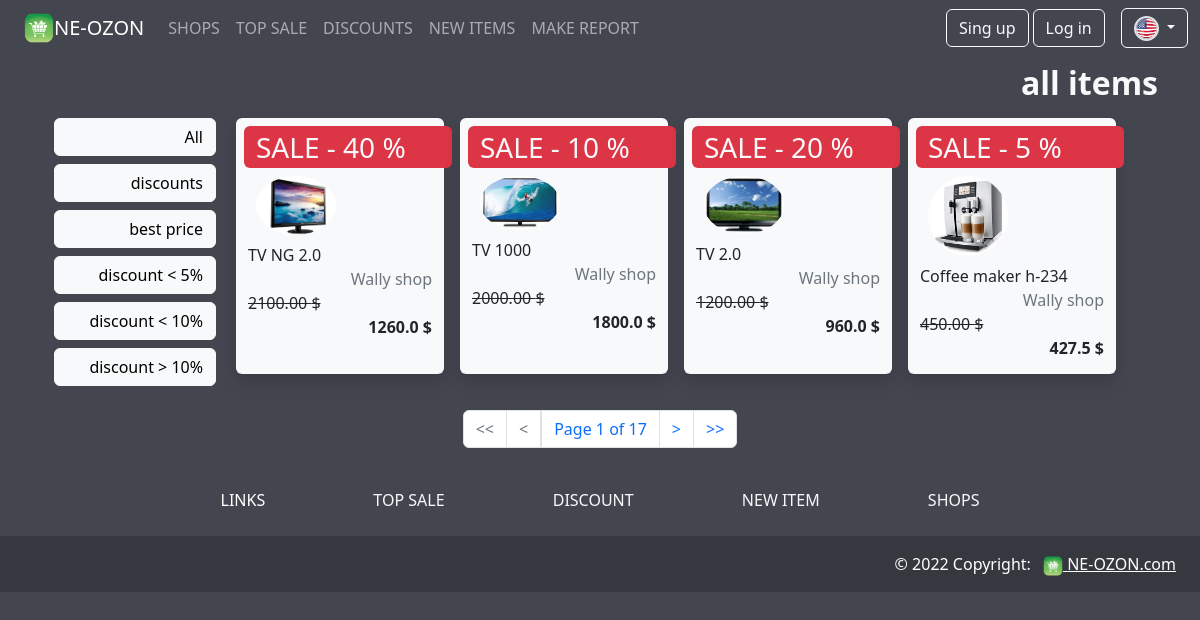
The page /discount_list/ on the database its author committed.
### app_shop/models.py (models this page shows, shortened)
class Item(models.Model):
    default_errors = {
        'required': _('This field is required'),
        'invalid': _('Please enter a valid value')
    }
    name = models.CharField(
        max_length=100,
        db_index=True,
        error_messages=default_errors,
        verbose_name=_('item title')
    )
    slug = models.SlugField(
        max_length=100,
        db_index=True
    )
    description = models.TextField(
        blank=True,
        error_messages=default_errors,
        verbose_name=_('item description ')
    )
    created_at = models.DateTimeField(
        auto_now_add=True,
        verbose_name=_('create date')
    )
    update_at = models.DateTimeField(
        auto_now_add=True,
        verbose_name=_('update date')
    )
    image = models.ImageField(
        upload_to='item_image/%Y/%m/%d',
        blank=True,
        null=True,
        verbose_name=_('item image')
    )
    price = models.DecimalField(
        max_digits=10,
        decimal_places=2,
        verbose_name=_('price')
    )
    discount = models.PositiveIntegerField(
        verbose_name=_('discount')
    )
    stock = models.PositiveIntegerField(
        verbose_name=_('quantity')
    )
    available = models.BooleanField(
        default=True,
        verbose_name=_('available')
    )
    category = models.ForeignKey(
        'ItemCategory',
        related_name='items',
        on_delete=models.CASCADE,
        verbose_name=_('category')
    )
    shop = models.ForeignKey(
        'Shop',
        default=None,
        on_delete=models.CASCADE,
        related_name='items',
        verbose_name=_('seller')
    )
    class Meta:
        db_table = 'app_items'
        ordering = ['name']
        verbose_name = _('item')
        verbose_name_plural = _('items')
        index_together = (('id', 'slug'),)
    def sale(self) -> float:
        """
        Функция для корректного отображения цены товара
        с учетом всех скидок в панели администратора
        :return: цена товара
        """
        return round((float(str(self.price)) * (100 - float(str(self.discount))) / 100), 2)
    sale.short_description = _('Current price')
    sale.allow_tags = True
    def get_sale_price(self):
        discount = (100 - int(str(self.discount))) / 100
        price = float(str(self.price))
        new_price = round(price * discount, 2)
        return float(new_price)

class Shop(models.Model):
    name = models.CharField(
        max_length=100,
        verbose_name=_('Shop name')
    )
    slug = models.SlugField(
        max_length=100,
        db_index=True,
        unique=True,
        null=True
    )
    description = models.CharField(
        max_length=200,
        null=True,
        blank=True,
        verbose_name=_('Shop description')
    )
    category = models.ForeignKey(
        'ShopCategory',
        null=True,
        blank=True,
        related_name='shops',
        on_delete=models.CASCADE,
        verbose_name=_('category')
    )
    is_active = models.BooleanField(
        default=True,
        verbose_name=_('is active')
    )
    image = models.ImageField(
        upload_to=f'shop_avatar/%Y/%m/%d/',
        default='static/img/default_shop.jpg',
        blank=True,
        null=True,
        verbose_name=_('Shop avatar')
    )
    class Meta:
        db_table = 'app_shop'
        ordering = ('name',)
        verbose_name = _('Shop')
        verbose_name_plural = _('Shops')
    def __str__(self):
        return self.name

### app_shop/views.py (the view)
# urls.py: path('discount_list/', DiscountListView.as_view(), name='discount'),
class DiscountListView(ListView, MixinPaginator):
    model = Item
    paginate_by = 4
    template_name = 'app_shop/discount.html'
    context_object_name = 'discounts'
    queryset = Item.objects.select_related('shop__category', 'category').filter(
        Q(discount__gt=0) & Q(stock__gt=0) & Q(shop__is_active=True)).order_by('-discount')
    discount_cache_key = 'discounts_{}'.format(context_object_name)
    cache.get_or_set(discount_cache_key, queryset, 30 * 60)
    def get(self, request, *args, slug=None):
        categories = {
            'max': _('discounts'),
            'min': _('best price'),
            'five': _('discount < 5%'),
            'ten': _('discount < 10%'),
            'more_ten': _('discount > 10%')
        }
        discounts = Item.objects.select_related('shop__category', 'category')
        if slug == 'max':
            discounts = discounts.filter(discount__gt=0).order_by('-discount')
            category = _('Best discount items')
        elif slug == 'min':
            discounts = discounts.filter(discount__gt=0).order_by('price')
            category = _('Best price')
        elif slug == 'five':
            discount = discounts.filter(Q(discount__gt=1) & Q(discount__lt=6)).order_by('discount')
            category = _('discount up to 5%')
        elif slug == 'ten':
            discounts = discounts.filter(Q(discount__gt=5) & Q(discount__lt=11)).order_by('discount')
            category = _('discount up to 10%')
        elif slug == 'more_ten':
            discounts = discounts.filter(discount__gt=11).order_by('-discount')
            category = _('discount more over 10%')
        else:
            discounts = discounts.filter(discount__gt=0).order_by('-created_at')
            category = _('all items')
        page_obj = self.my_paginator(discounts, self.request, self.paginate_by)
        context = {'page_obj': page_obj, 'category': category, 'categories': categories}
        return render(self.request, 'app_shop/discount.html', context)

### app_cart/context_processors.py (called while the page is built)
def cart(request):
    return {'app_cart': Cart(request)}

### app_shop/views.py (called while the page is built)
    def my_paginator(self, queryset, request, paginate_by):
        try:
            page = int(request.GET.get('page', '1'))
        except:
            page = 1
        paginator = Paginator(queryset, paginate_by)
        try:
            queryset = paginator.page(page)
        except PageNotAnInteger:
            queryset = paginator.page(1)
        except EmptyPage:
            queryset = paginator.page(paginator.num_pages)
        return queryset

### app_shop/templates/app_shop/discount.html (shortened to what this page needs)
{% extends "base.html" %}
{% load i18n %}
{% load static %}
{% block content %}
<div class="container">
    <div class="row">
           <h2 class="d-flex m-1 p-1  fw-bold text-light justify-content-end">
                {% if category %}
                {{category }}
                {%else%}
                {% trans 'Best deal' %}
                {%endif%}
            </h2>
            <div class="col col-2 rounded">
                <ul class="list-unstyled">
                    <li class="my-2">
                        <a class="btn btn-light d-flex justify-content-end"
                           href="{% url 'app_shop:discount' %}">
                            All</a>
                    </li>
                    {% for cat, name in categories.items %}
                    <li class="mb-2">
                        <a class="btn btn-light d-flex justify-content-end"
                           href="{% url 'app_shop:discount_category' slug=cat %}">
                            {{ name }}</a>
                    </li>
                    {% endfor %}
                </ul>
            </div>
            <div class="col col-10 ">
                <div class="row d-flex justify-content-start">
                    {% for item in page_obj %}
                    <div class="col col-2 m-2 shadow rounded bg-light" style="width: 13rem; height:16rem">
                        <a class="text-decoration-none text-dark"
                           href="{% url 'app_shop:item_detail' pk=item.pk shop_slug=item.shop.slug %}">
                            <div class="row ">
                                {% if item.discount %}
                                <div class="col col-12  fs-3 bg-danger text-light rounded mt-2 ms-2">
                                    SALE - {{ item.discount }} %
                                </div>
                                {% endif %}
                                <div class="col col-12 ">
                                    <img class="m-2 rounded-circle d-flex justify-content-center align-self-center"
                                         src="{% if item.image %} {{ item.image.url }}
                                             {% else %}{% static 'img/default_item.jpg' %}  {% endif %}"
                                         width="80" alt="image">
                                </div>
                                <div class="col col-12 d-flex justify-content-start">
                                    {{ item.name }}
                                </div>
                                <div class="col col-12 fw-lighter text-muted d-flex justify-content-end">
                                    {{ item.shop }}
                                </div>
                                {% if item.discount %}
                                <div class="col col-12 fw-lighter d-flex justify-content-start
                                                    text-decoration-line-through">
                                    {{ item.price }} {% trans '$' %}
                                </div>
                                <div class="col col-12 d-flex fw-bold fs-6 justify-content-end align-self-end">
                                    {{ item.get_sale_price }} {% trans '$' %}
                                </div>
                                {% else %}
                                <div class="col col-12 fw-bold fs-6 d-flex justify-content-end align-self-end">
                                    {{item.price}} {% trans '$' %}
                                </div>
                                {% endif %}
                            </div>
                        </a>
                    </div>
                    {% endfor %}
                </div>
            </div>
    </div>
</div>
{% endblock content %}

### rows shown on the page
Item: discount "40", image (picture), name "TV NG 2.0", shop "Wally shop", price "2100.00", get_sale_price "1260.0"
Item: discount "10", image (picture), name "TV 1000", shop "Wally shop", price "2000.00", get_sale_price "1800.0"
Item: discount "20", image (picture), name "TV 2.0", shop "Wally shop", price "1200.00", get_sale_price "960.0"
Item: discount "5", image (picture), name "Coffee maker h-234", shop "Wally shop", price "450.00", get_sale_price "427.5"

### other values the page prints
{{ category }} "all items"
{{ name }} "discounts" "best price" "discount < 5%" "discount < 10%" "discount > 10%"
{{ p }} "1"
{{ page_obj.paginator.num_pages }} "17"
